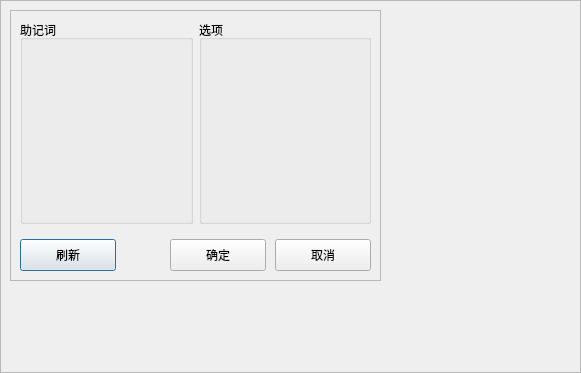
<?xml version="1.0" encoding="UTF-8"?>
<ui version="4.0">
    <class>ImportWalletForm</class>
    <widget class="QDialog" name="ImportWalletForm">
        <property name="geometry">
            <rect>
                <x>0</x>
                <y>0</y>
                <width>581</width>
                <height>373</height>
            </rect>
        </property>
        <property name="windowTitle">
            <string>Dialog</string>
        </property>
        <layout class="QVBoxLayout" name="verticalLayout">
            <property name="spacing">
                <number>0</number>
            </property>
            <property name="leftMargin">
                <number>0</number>
            </property>
            <property name="topMargin">
                <number>0</number>
            </property>
            <property name="rightMargin">
                <number>0</number>
            </property>
            <property name="bottomMargin">
                <number>0</number>
            </property>
            <item>
                <widget class="QFrame" name="frameMain">
                    <property name="frameShape">
                        <enum>QFrame::StyledPanel</enum>
                    </property>
                    <widget class="QFrame" name="frameContent">
                        <property name="geometry">
                            <rect>
                                <x>10</x>
                                <y>10</y>
                                <width>371</width>
                                <height>271</height>
                            </rect>
                        </property>
                        <property name="frameShape">
                            <enum>QFrame::StyledPanel</enum>
                        </property>
                        <layout class="QVBoxLayout" name="verticalLayout_2">
                            <item>
                                <layout class="QHBoxLayout" name="horizontalLayout_2">
                                    <item>
                                        <widget class="QGroupBox" name="groupBox">
                                            <property name="sizePolicy">
                                                <sizepolicy hsizetype="Preferred"
                                                    vsizetype="Expanding">
                                                    <horstretch>0</horstretch>
                                                    <verstretch>0</verstretch>
                                                </sizepolicy>
                                            </property>
                                            <property name="title">
                                                <string>助记词</string>
                                            </property>
                                        </widget>
                                    </item>
                                    <item>
                                        <widget class="QGroupBox" name="groupBoxOptions">
                                            <property name="title">
                                                <string>选项</string>
                                            </property>
                                        </widget>
                                    </item>
                                </layout>
                            </item>
                            <item>
                                <layout class="QHBoxLayout" name="horizontalLayout">
                                    <property name="spacing">
                                        <number>9</number>
                                    </property>
                                    <property name="topMargin">
                                        <number>9</number>
                                    </property>
                                    <item>
                                        <widget class="QPushButton" name="ButtonRefresh">
                                            <property name="sizePolicy">
                                                <sizepolicy hsizetype="Fixed" vsizetype="Fixed">
                                                    <horstretch>0</horstretch>
                                                    <verstretch>0</verstretch>
                                                </sizepolicy>
                                            </property>
                                            <property name="minimumSize">
                                                <size>
                                                    <width>96</width>
                                                    <height>32</height>
                                                </size>
                                            </property>
                                            <property name="maximumSize">
                                                <size>
                                                    <width>96</width>
                                                    <height>32</height>
                                                </size>
                                            </property>
                                            <property name="text">
                                                <string>刷新</string>
                                            </property>
                                        </widget>
                                    </item>
                                    <item>
                                        <spacer name="horizontalSpacer">
                                            <property name="orientation">
                                                <enum>Qt::Horizontal</enum>
                                            </property>
                                            <property name="sizeHint" stdset="0">
                                                <size>
                                                    <width>40</width>
                                                    <height>20</height>
                                                </size>
                                            </property>
                                        </spacer>
                                    </item>
                                    <item>
                                        <widget class="QPushButton" name="ButtonOK">
                                            <property name="sizePolicy">
                                                <sizepolicy hsizetype="Fixed" vsizetype="Fixed">
                                                    <horstretch>0</horstretch>
                                                    <verstretch>0</verstretch>
                                                </sizepolicy>
                                            </property>
                                            <property name="minimumSize">
                                                <size>
                                                    <width>96</width>
                                                    <height>32</height>
                                                </size>
                                            </property>
                                            <property name="maximumSize">
                                                <size>
                                                    <width>96</width>
                                                    <height>32</height>
                                                </size>
                                            </property>
                                            <property name="text">
                                                <string>确定</string>
                                            </property>
                                        </widget>
                                    </item>
                                    <item>
                                        <widget class="QPushButton" name="ButtonCancel">
                                            <property name="sizePolicy">
                                                <sizepolicy hsizetype="Fixed" vsizetype="Fixed">
                                                    <horstretch>0</horstretch>
                                                    <verstretch>0</verstretch>
                                                </sizepolicy>
                                            </property>
                                            <property name="minimumSize">
                                                <size>
                                                    <width>96</width>
                                                    <height>32</height>
                                                </size>
                                            </property>
                                            <property name="maximumSize">
                                                <size>
                                                    <width>96</width>
                                                    <height>32</height>
                                                </size>
                                            </property>
                                            <property name="text">
                                                <string>取消</string>
                                            </property>
                                        </widget>
                                    </item>
                                </layout>
                            </item>
                        </layout>
                    </widget>
                </widget>
            </item>
        </layout>
    </widget>
    <resources />
    <connections />
</ui>
